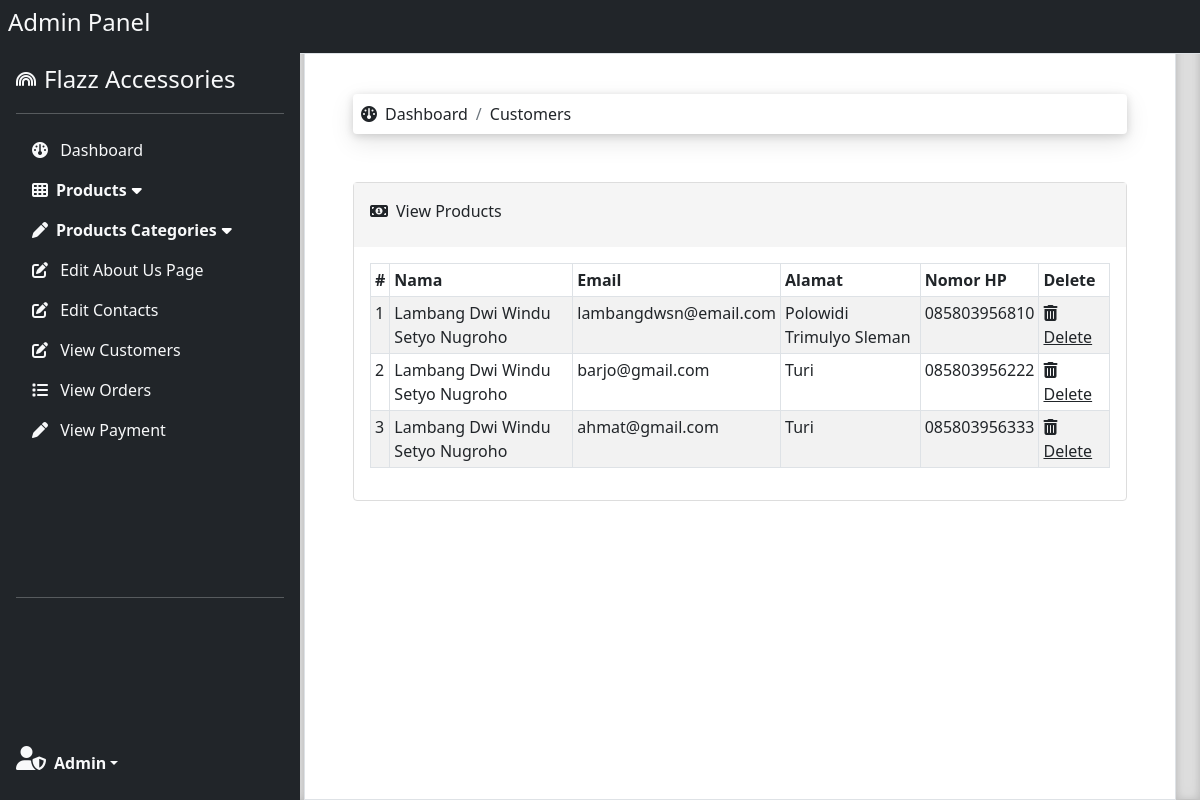
Screenshot of /Admin_Area/view_customers.php (signed in) with the database file from the repository.
### tables this page shows
CREATE TABLE `pembeli` (
  `id` int(30) NOT NULL,
  `nama` varchar(100) NOT NULL,
  `email` varchar(255) NOT NULL,
  `password` varchar(255) NOT NULL,
  `alamat` text NOT NULL,
  `nomor_hp` varchar(15) NOT NULL
);

### Admin_Area/database/Function.php (called while the page is built, shortened)
<?php
function SelectAll($table_name){
    GLOBAL $conn;
    $sql = "SELECT * FROM $table_name";
    $result = $conn->query($sql);
    if ($result !== FALSE) {
      if ($result->num_rows > 0) {
        return $result;
      } else {
        echo "0 results";
      }
    } else {
      echo "Error: " . $sql . "<br>" . $conn->error;
    }
}
?>

### Admin_Area/view_customers.php (the view, shortened to what this page needs)
<?php
include("include/Top.php");
include("database/Connection.php");
include("database/Function.php");
?>
<div class="card" style="border-color:#DDDDDD">
    <div class="card-body" style="background-color:#F5F5F5">
        <p class="card-title"><i class="fa-solid fa-money-bill-1 me-2"></i>View Products</p>
      </div>
      <div class="card-body">
        <div class="table-responsive">
          <table class="table table-sm table-bordered table-hover table-striped">
          <thead>
          <tr>
          <th>#</th>
          <th>Nama</th>
          <th>Email</th>
          <th>Alamat</th>
          <th>Nomor HP</th>
          <th>Delete</th>
          </tr>
          </thead>
          <?php
           $customers = SelectAll('pembeli');
           if(!is_null($customers)){
           foreach($customers as $index => $customer){
          ?>
          <tr>
            <td><?php echo $index+1; ?></td>
            <td><?php echo $customer['nama']; ?></td>
            <td><?php echo $customer['email']; ?></td>
            <td><?php echo $customer['alamat']; ?></td>
            <td><?php echo $customer['nomor_hp']; ?></td>
            <td><a class="link-dark" href="delete_customers.php?id=<?php echo $customer['id']; ?>" onclick="if (confirm('Delete selected item?')){return true;}else{event.stopPropagation(); event.preventDefault();};"><i class="fa-solid fa-trash-can me-2"></i>Delete</a></td>
          </tr>
          <?php }
          } ?>
          </table>
        </div>
      </div>
    </div>
<?php
include("include/Bottom.php");
?>

### Admin_Area/CSS/sidebars.css (style rules this page uses)
body { min-height: 100vh; min-height: -webkit-fill-available; }
html { height: -webkit-fill-available; }

### rows the page displays
pembeli: nama "Lambang Dwi Windu Setyo Nugroho", email "lambangdwsn@email.com", alamat "Polowidi Trimulyo Sleman", nomor_hp "085803956810"
pembeli: nama "Lambang Dwi Windu Setyo Nugroho", email "barjo@gmail.com", alamat "Turi", nomor_hp "085803956222"
pembeli: nama "Lambang Dwi Windu Setyo Nugroho", email "ahmat@gmail.com", alamat "Turi", nomor_hp "085803956333"

### other values shown
$list "Dashboard"
$list "Customers"
